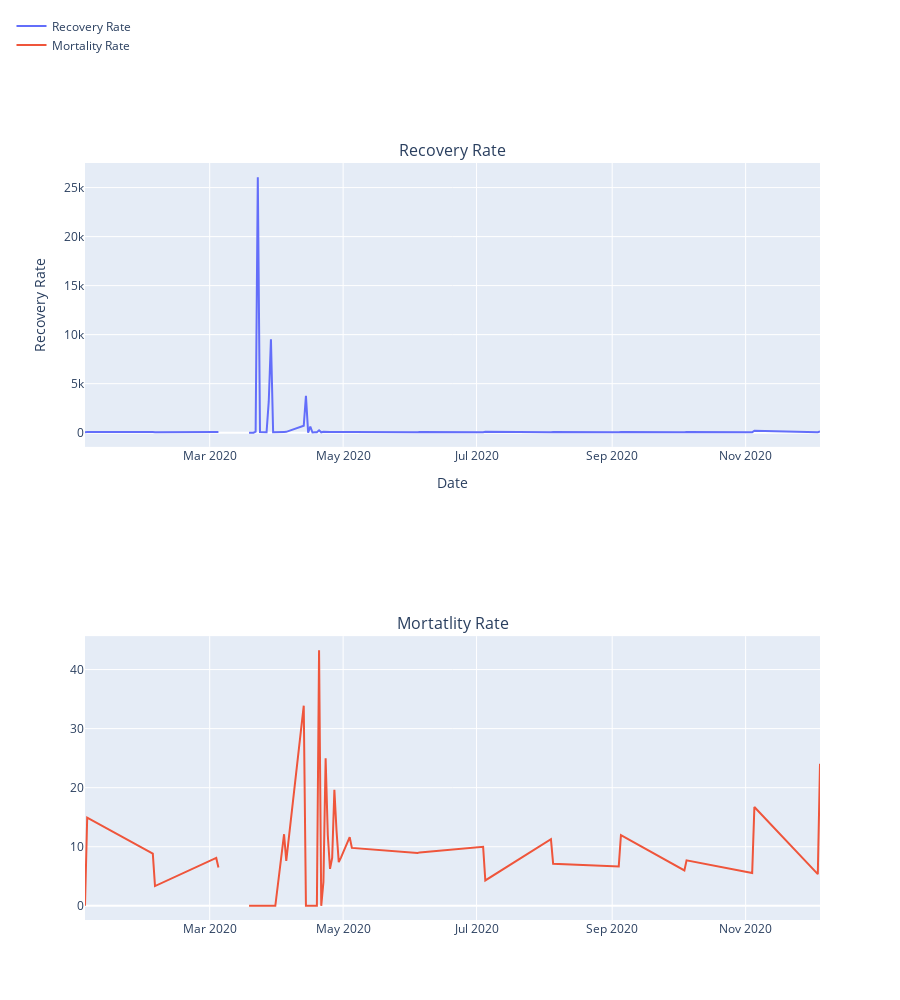

Write notebook code for a chart like this one.
### Code cell
datewise["Mortality Rate"]=(datewise["Deaths"]/datewise["Confirmed"])*100
datewise["Recovery Rate"]=(datewise["Recovered"]/datewise["Confirmed"])*100
datewise["Active Cases"]=datewise["Confirmed"]-datewise["Recovered"]-datewise["Deaths"]
datewise["Closed Cases"]=datewise["Recovered"]+datewise["Deaths"]

print("Average Mortality Rate",datewise["Mortality Rate"].mean())
print("Median Mortality Rate",datewise["Mortality Rate"].median())
print("Average Recovery Rate",datewise["Recovery Rate"].mean())
print("Median Recovery Rate",datewise["Recovery Rate"].median())

#Plotting Mortality and Recovery Rate 
fig = make_subplots(rows=2, cols=1,
                   subplot_titles=("Recovery Rate", "Mortatlity Rate"))
fig.add_trace(
    go.Scatter(x=datewise.index, y=(datewise["Recovered"]/datewise["Confirmed"])*100,name="Recovery Rate"),
    row=1, col=1
)
fig.add_trace(
    go.Scatter(x=datewise.index, y=(datewise["Deaths"]/datewise["Confirmed"])*100,name="Mortality Rate"),
    row=2, col=1
)
fig.update_layout(height=1000,legend=dict(x=-0.1,y=1.2,traceorder="normal"))
fig.update_xaxes(title_text="Date", row=1, col=1)
fig.update_yaxes(title_text="Recovery Rate", row=1, col=1)
fig.update_xaxes(title_text="Date", row=1, col=2)
fig.update_yaxes(title_text="Mortality Rate", row=1, col=2)
fig.show()

### Figure 1 — Plotly figure (JSON) as saved in the notebook; plotly's stock layout.template omitted (floating-point values rounded to 4 significant figures)
{"data": [{"name": "Recovery Rate", "type": "scatter", "x": ["2020-01-04T00:00:00", "2020-01-05T00:00:00", "2020-02-04T00:00:00", "2020-02-05T00:00:00", "2020-03-04T00:00:00", "2020-03-05T00:00:00", "2020-03-18T00:00:00", "2020-03-19T00:00:00", "2020-03-20T00:00:00", "2020-03-21T00:00:00", "2020-03-22T00:00:00", "2020-03-23T00:00:00", "2020-03-24T00:00:00", "2020-03-25T00:00:00", "2020-03-26T00:00:00", "2020-03-27T00:00:00", "2020-03-28T00:00:00", "2020-03-29T00:00:00", "2020-03-30T00:00:00", "2020-03-31T00:00:00", "2020-04-04T00:00:00", "2020-04-05T00:00:00", "2020-04-13T00:00:00", "2020-04-14T00:00:00", "2020-04-15T00:00:00", "2020-04-16T00:00:00", "2020-04-17T00:00:00", "2020-04-18T00:00:00", "2020-04-19T00:00:00", "2020-04-20T00:00:00", "2020-04-21T00:00:00", "2020-04-22T00:00:00", "2020-04-23T00:00:00", "2020-04-24T00:00:00", "2020-04-25T00:00:00", "2020-04-26T00:00:00", "2020-04-27T00:00:00", "2020-04-28T00:00:00", "2020-04-29T00:00:00", "2020-04-30T00:00:00", "2020-05-04T00:00:00", "2020-05-05T00:00:00", "2020-06-04T00:00:00", "2020-06-05T00:00:00", "2020-07-04T00:00:00", "2020-07-05T00:00:00", "2020-08-04T00:00:00", "2020-08-05T00:00:00", "2020-09-04T00:00:00", "2020-09-05T00:00:00", "2020-10-04T00:00:00", "2020-10-05T00:00:00", "2020-11-04T00:00:00", "2020-11-05T00:00:00", "2020-12-04T00:00:00", "2020-12-05T00:00:00"], "xaxis": "x", "y": [56.67, 75.8, 64.71, 50.32, 67.57, 71.08, null, 0, 0, 0, 100, 26060.0, 57.14, 44.44, 33.33, 50, 3188.0, 9532.0, 54.55, 44.44, 75.76, 83.51, 712.0, 3760, 0, 633.3, 21.43, 35.11, 51.76, 239.7, 38.15, 86.64, 55.7, 69.45, 62.94, 62.85, 76.41, 49.77, 97.35, 60.13, 65.12, 78.35, 51.79, 66.21, 50, 90.84, 51.61, 67.29, 51.11, 69.4, 48, 70.38, 46.3, 202.5, 46.43, 129.1], "yaxis": "y"}, {"name": "Mortality Rate", "type": "scatter", "x": ["2020-01-04T00:00:00", "2020-01-05T00:00:00", "2020-02-04T00:00:00", "2020-02-05T00:00:00", "2020-03-04T00:00:00", "2020-03-05T00:00:00", "2020-03-18T00:00:00", "2020-03-19T00:00:00", "2020-03-20T00:00:00", "2020-03-21T00:00:00", "2020-03-22T00:00:00", "2020-03-23T00:00:00", "2020-03-24T00:00:00", "2020-03-25T00:00:00", "2020-03-26T00:00:00", "2020-03-27T00:00:00", "2020-03-28T00:00:00", "2020-03-29T00:00:00", "2020-03-30T00:00:00", "2020-03-31T00:00:00", "2020-04-04T00:00:00", "2020-04-05T00:00:00", "2020-04-13T00:00:00", "2020-04-14T00:00:00", "2020-04-15T00:00:00", "2020-04-16T00:00:00", "2020-04-17T00:00:00", "2020-04-18T00:00:00", "2020-04-19T00:00:00", "2020-04-20T00:00:00", "2020-04-21T00:00:00", "2020-04-22T00:00:00", "2020-04-23T00:00:00", "2020-04-24T00:00:00", "2020-04-25T00:00:00", "2020-04-26T00:00:00", "2020-04-27T00:00:00", "2020-04-28T00:00:00", "2020-04-29T00:00:00", "2020-04-30T00:00:00", "2020-05-04T00:00:00", "2020-05-05T00:00:00", "2020-06-04T00:00:00", "2020-06-05T00:00:00", "2020-07-04T00:00:00", "2020-07-05T00:00:00", "2020-08-04T00:00:00", "2020-08-05T00:00:00", "2020-09-04T00:00:00", "2020-09-05T00:00:00", "2020-10-04T00:00:00", "2020-10-05T00:00:00", "2020-11-04T00:00:00", "2020-11-05T00:00:00", "2020-12-04T00:00:00", "2020-12-05T00:00:00"], "xaxis": "x2", "y": [0, 14.92, 8.824, 3.339, 8.108, 6.487, null, 0, 0, 0, 0, 0, 0, 0, 0, 0, 0, 0, 0, 0, 12.12, 7.603, 33.88, 0, 0, 0, 0, 0, 0, 43.25, 0, 4.054, 24.96, 11.95, 6.262, 8.131, 19.64, 12.63, 7.391, 8.167, 11.63, 9.808, 8.929, 9.041, 10, 4.299, 11.29, 7.135, 6.667, 11.98, 6, 7.699, 5.556, 16.73, 5.357, 24.05], "yaxis": "y2"}], "layout": {"annotations": [{"font": {"size": 16}, "showarrow": false, "text": "Recovery Rate", "x": 0.5, "xanchor": "center", "xref": "paper", "y": 1, "yanchor": "bottom", "yref": "paper"}, {"font": {"size": 16}, "showarrow": false, "text": "Mortatlity Rate", "x": 0.5, "xanchor": "center", "xref": "paper", "y": 0.375, "yanchor": "bottom", "yref": "paper"}], "height": 1000, "legend": {"traceorder": "normal", "x": -0.1, "y": 1.2}, "xaxis": {"anchor": "y", "domain": [0, 1], "title": {"text": "Date"}}, "xaxis2": {"anchor": "y2", "domain": [0, 1]}, "yaxis": {"anchor": "x", "domain": [0.625, 1], "title": {"text": "Recovery Rate"}}, "yaxis2": {"anchor": "x2", "domain": [0, 0.375]}}}
